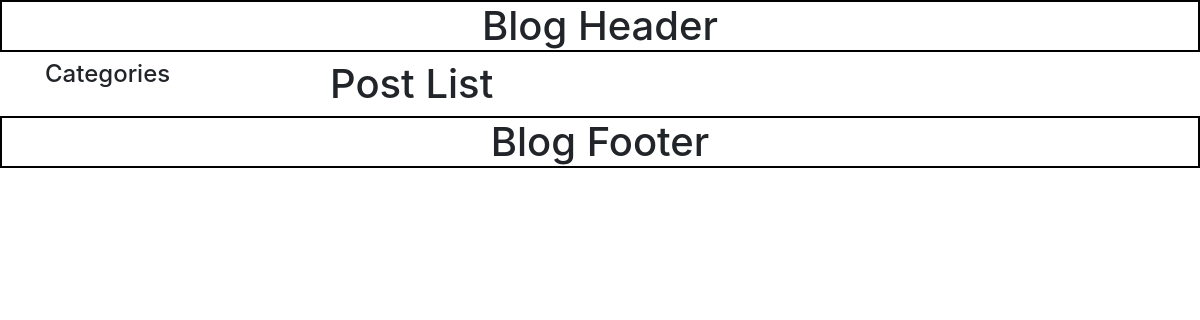
The app's page /posts/, older data.
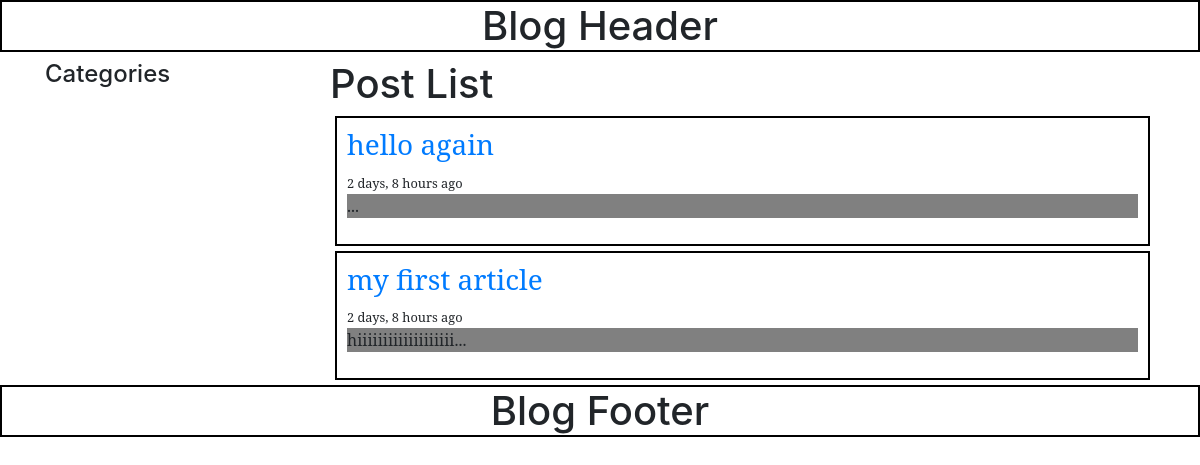
The same page, newer data.
### Posts/models.py (models this page shows, shortened)
class Post(models.Model):
	title = models.CharField(max_length=100)
	slug = models.SlugField(max_length=100)
	body = models.TextField()
	date = models.DateTimeField(auto_now_add=True)
	def abstractBody(self):
		return self.body[:150]+'...'

### Posts/views.py (the view)
def post_list(request):
	posts = Post.objects.all().order_by('date')
	cats = Category.objects.all()
	context={'posts':posts,'cats':cats}
	return render(request,'posts/post_list.html', context)

### Posts/templates/posts/post_list.html (shortened to what this page needs)
{% extends "./base.html" %}
	{% block content %}
		{% load humanize %}
		<h1>Post List</h1>
		<div class="posts">
			{%for post in posts%}
				<div class="post">
					<h3 class="title"><a href="#">{{post.title}}</a></h3>
					<small>{{post.date|naturaltime}}</small>
					<p class="content">{{post.abstractBody}}</p>
				</div>
			{%endfor%}
		</div>
	{% endblock %}

### Posts/templates/posts/base.html (shortened to what this page needs)
{% load static %}
<!DOCTYPE html>
<html>
<head>
	<link rel="stylesheet" type="text/css" href="{% static 'css/bootstrap.min.css' %}">
	<link rel="stylesheet" type="text/css" href="{% static 'postsStatic/css/style.css' %}">
</head>
<body>
	<header>
		<h1 class="text-center">Blog Header</h1>
	</header>
	<div class="container">
		<div class="row">
			<div class="col-3">
			    <nav id="sidebar">
			        <div class="sidebar-header">
			            <h4>Categories</h4>
			        </div>
			    </nav>
			</div>
			<div class="col">
				{% block content %}
				{% endblock %}
			</div>
		</div>
	</div>
	<footer>
		<h1 class="text-center">Blog Footer</h1>
	</footer>
</body>
</html>

### Posts/static/css/style.css (style rules this page uses)
.post { background-color: white; font-family: "serif"; border: 2px solid black; margin: 5px; padding: 10px; }
.content { background-color: grey; }
h1.text-center { border: 2px solid black; }

Row changes from the older to the newer data that the page shows:
added Post: title "hello again", date "2 days, 8 hours ago", abstractBody "..."
added Post: title "my first article", date "2 days, 8 hours ago", abstractBody "hiiiiiiiiiiiiiiiiiii..."
